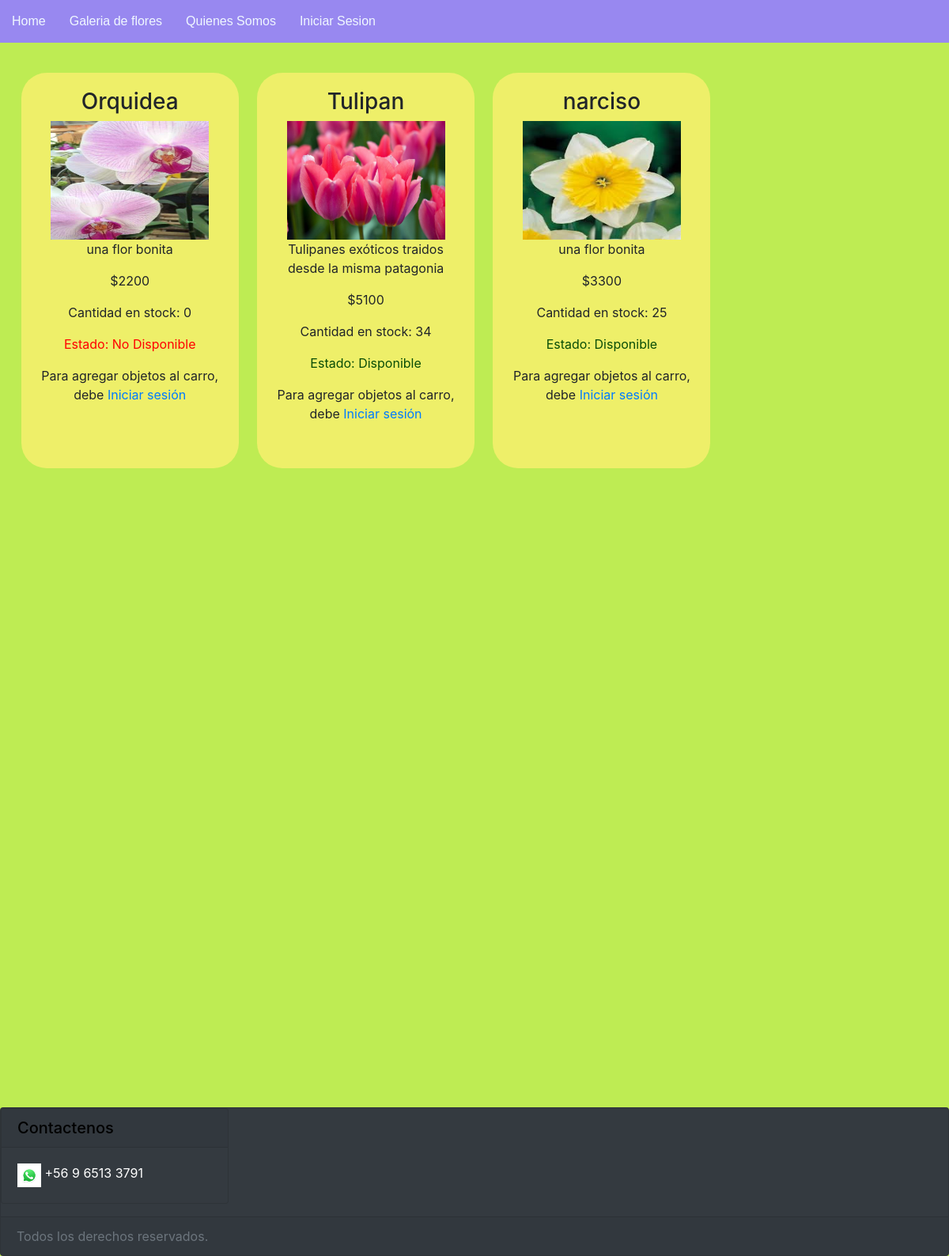
The page /galeria on the database as committed earlier.
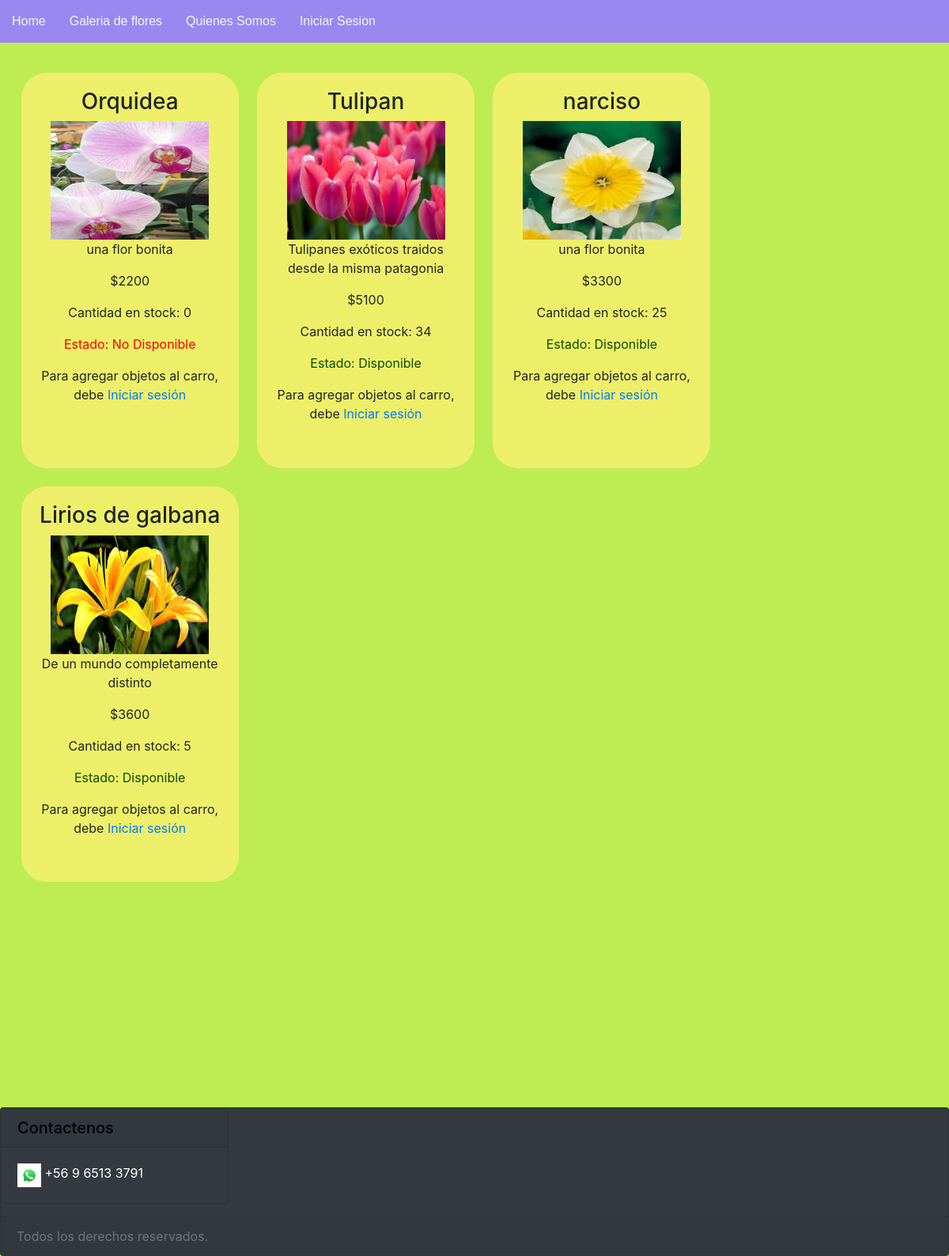
The same page on the database as committed later.
### floreria/models.py (models this page shows, shortened)
class Flores(models.Model):
    name=models.CharField(max_length=100, primary_key=True)
    foto=models.ImageField(upload_to="flor",null=False)
    descripcion=models.TextField(max_length=300, null=False)
    valor=models.IntegerField(null=False)
    stock=models.IntegerField(null=False)

### floreria/views.py (the view)
# urls.py: path('galeria',galeria,name='GALE'),
def galeria(request):
    flowers = Flores.objects.all()  # select * from pelicula
    return render(request, 'core/galeria.html', {'listaflores': flowers})

### floreria/templates/core/galeria.html (shortened to what this page needs)
<!DOCTYPE html>
<html lang="en">
{% load pwa %}
{% load static %}
<head>
    <link rel="stylesheet" href="https://stackpath.bootstrapcdn.com/bootstrap/4.3.1/css/bootstrap.min.css"
>
    <link href="{% static 'core/css/estilos_floreria.css' %}" type="text/css" rel="stylesheet">
</head>
<body>
    <header>
        <nav>
            <ol>
                <li>
                    <a href="{% url 'HOME' %}"> Home</a>
                </li>
                <li>
                    <a href="{% url 'GALE' %}"> Galeria de flores</a>
                </li>
                <li>
                    <a href="{% url 'QUIEN' %}"> Quienes Somos</a>
                </li>
                {% if not user.is_authenticated %}
                <li>
                    <a href="{% url 'LOGIN' %}"> Iniciar Sesion</a>
                </li>
                {% endif %}
            </ol>
        </nav>
    </header>
    <section>
        <div class="container">
            {% for f in listaflores %}
            <div class="flores">
                <h3>{{f.name}}</h3>
                <img class="galeriaimg" src="{{f.foto.url}}">
                <p>{{f.descripcion}}</p>
                <p>${{f.valor}}</p>
                <p>Cantidad en stock: {{f.stock}}</p>
                {%if f.stock >= 1 %}
                <p style="color:rgb(9, 77, 6)">Estado: Disponible</p>
                {% else %}
                <p style="color: red">Estado: No Disponible</p>
                {% endif %}
                {% if not user.is_authenticated %}
                <p>Para agregar objetos al carro, debe <a href="{% url 'LOGIN' %}">Iniciar sesión</a></p>
                {% endif %}
            </div>
            {% endfor %}
        </div>
    </section>
    <footer>
        <div class="card text-white bg-dark">
            <div class="footer">
                <div class="card bg-light mb-3 text-white bg-dark " style="max-width: 18rem ;">
                    <h5 class="card-header">Contactenos</h5>
                    <div class="card-body">
                        <p class="card-text"><img src="{% static 'img/wsp.jpg' %} " width="30" height="30"
                                class="d-inline-block align-top" alt=""> +56 9 6513 3791</p>
                    </div>
                </div>
            </div>
            <div class="card-footer text-muted">Todos los derechos reservados.</div>
        </div>
    </footer>
</body>
</html>

Rows that differ between the two databases and show on the page:
added Flores: name "Lirios de galbana", foto (picture), descripcion "De un mundo completamente distinto", valor "3600", stock "5", shows "Estado: Disponible"
